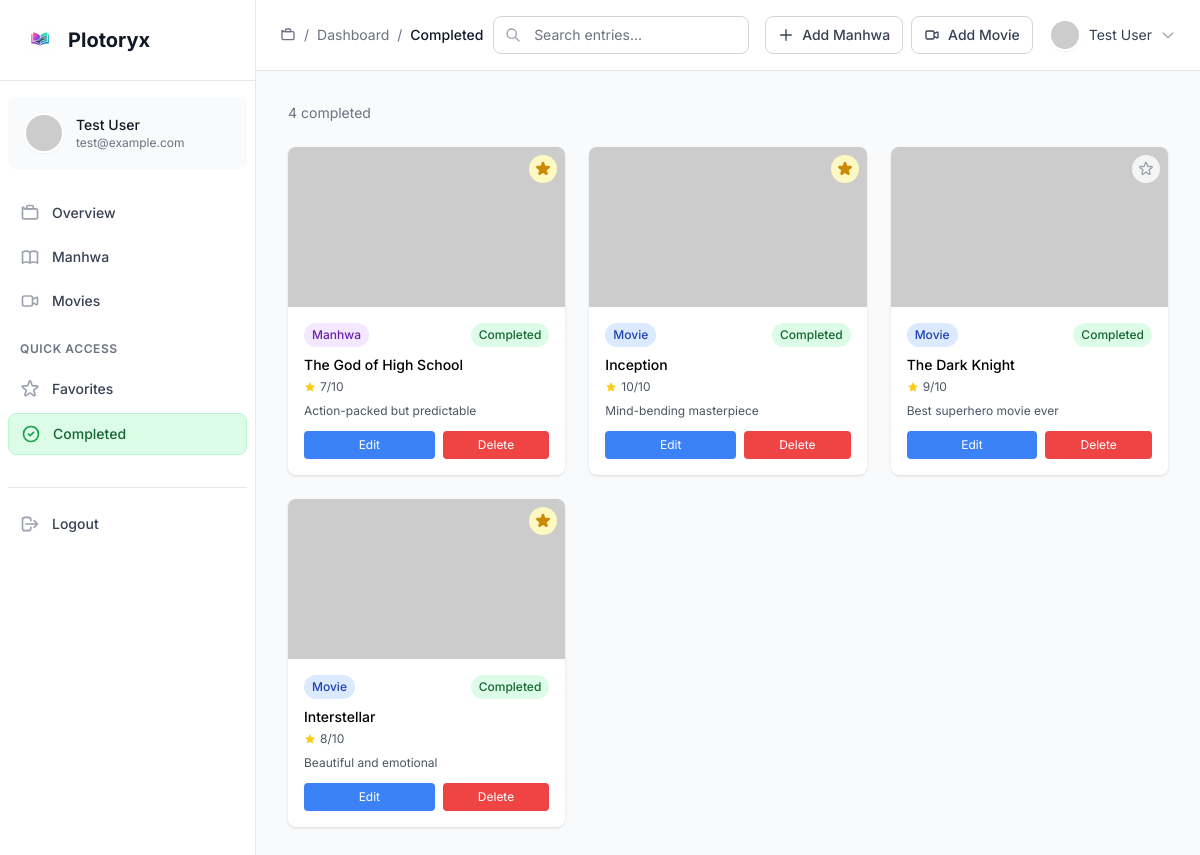
The app's page /dashboard.php?page=completed (signed in) with its own data.
### tables this page shows
CREATE TABLE entries (
    id INT AUTO_INCREMENT PRIMARY KEY,
    user_id INT NOT NULL,
    type ENUM('manhwa', 'movie') NOT NULL,
    title VARCHAR(255) NOT NULL,
    image VARCHAR(255),
    status ENUM('ongoing', 'completed') DEFAULT 'ongoing',
    rating INT CHECK (rating >= 1 AND rating <= 10),
    remarks TEXT,
    favorite BOOLEAN DEFAULT FALSE,
    created_at TIMESTAMP DEFAULT CURRENT_TIMESTAMP,
    FOREIGN KEY (user_id) REFERENCES users(id) ON DELETE CASCADE
);

### pages/completed.php (the view, shortened to what this page needs)
<?php
global $pdo;
$userId = $_SESSION['user_id'];
$query = "SELECT * FROM entries WHERE user_id = ? AND status = 'completed' ORDER BY created_at DESC";
$stmt = $pdo->prepare($query);
$stmt->execute([$userId]);
$entries = $stmt->fetchAll(PDO::FETCH_ASSOC);
?>
<?php if (empty($entries)): ?>
    <div class="text-center py-12">
        <svg class="w-16 h-16 text-gray-300 mx-auto mb-4" fill="none" stroke="currentColor" viewBox="0 0 24 24">
            <path stroke-linecap="round" stroke-linejoin="round" stroke-width="2" d="M9 12l2 2 4-4m6 2a9 9 0 11-18 0 9 9 0 0118 0z"/>
        </svg>
        <h3 class="text-lg font-medium text-gray-900 mb-2">Nothing completed yet</h3>
        <p class="text-gray-500 mb-6">Mark entries as completed to see them here</p>
        <a href="?page=dashboard" class="inline-flex items-center px-4 py-2 bg-gray-900 text-white text-sm font-medium rounded-lg hover:bg-gray-800 transition-colors">
            Browse Content
        </a>
    </div>
<?php else: ?>
    <div class="mb-6 text-sm text-gray-500">
        <?php echo count($entries); ?> completed
    </div>
    <div class="grid grid-cols-1 md:grid-cols-2 lg:grid-cols-3 xl:grid-cols-4 gap-6">
        <?php foreach ($entries as $entry): ?>
            <div class="bg-white rounded-lg shadow overflow-hidden relative group">
                <form method="POST" action="/Plotoryx/toggle_favorite.php" class="absolute top-2 right-2 z-10">
                    <button type="submit" class="p-1.5 rounded-full <?php echo $entry['favorite'] ? 'bg-yellow-100 text-yellow-600 hover:bg-yellow-200' : 'bg-white/80 text-gray-400 hover:text-yellow-600 hover:bg-yellow-50'; ?> transition-colors">
                        <svg class="w-4 h-4" fill="<?php echo $entry['favorite'] ? 'currentColor' : 'none'; ?>" stroke="currentColor" viewBox="0 0 24 24">
                            <path stroke-linecap="round" stroke-linejoin="round" stroke-width="2" d="M11.049 2.927c.3-.921 1.603-.921 1.902 0l1.519 4.674a1 1 0 00.95.69h4.915c.969 0 1.371 1.24.588 1.81l-3.976 2.888a1 1 0 00-.363 1.118l1.518 4.674c.3.922-.755 1.688-1.538 1.118l-3.976-2.888a1 1 0 00-1.176 0l-3.976 2.888c-.783.57-1.838-.197-1.538-1.118l1.518-4.674a1 1 0 00-.363-1.118l-3.976-2.888c-.784-.57-.38-1.81.588-1.81h4.914a1 1 0 00.951-.69l1.519-4.674z"/>
                        </svg>
                    </button>
                </form>
                <img src="<?php echo $entry['image'] ? $entry['image'] : 'https://via.placeholder.com/300x200'; ?>" alt="<?php echo htmlspecialchars($entry['title']); ?>" class="w-full h-40 object-cover">
                <div class="p-4">
                    <div class="flex items-center justify-between mb-2">
                        <span class="inline-flex items-center px-2 py-1 rounded-full text-xs font-medium <?php echo $entry['type'] == 'manhwa' ? 'bg-purple-100 text-purple-800' : 'bg-blue-100 text-blue-800'; ?>">
                            <?php echo ucfirst($entry['type']); ?>
                        </span>
                        <span class="inline-flex items-center px-2 py-1 rounded-full text-xs font-medium bg-green-100 text-green-800">
                            Completed
                        </span>
                    </div>
                    <h3 class="font-medium text-sm mb-1"><?php echo htmlspecialchars($entry['title']); ?></h3>
                    <?php if ($entry['rating']): ?>
                        <div class="flex items-center text-xs text-gray-600">
                            <svg class="w-3 h-3 mr-1 text-yellow-400" fill="currentColor" viewBox="0 0 24 24">
                                <path d="M12 2l3.09 6.26L22 9.27l-5 4.87 1.18 6.88L12 17.77l-6.18 3.25L7 14.14 2 9.27l6.91-1.01L12 2z"/>
                            </svg>
                            <?php echo $entry['rating']; ?>/10
                        </div>
                    <?php endif; ?>
                    <?php if ($entry['remarks']): ?>
                        <p class="text-xs text-gray-600 mt-2"><?php echo htmlspecialchars(substr($entry['remarks'], 0, 40)); ?><?php echo strlen($entry['remarks']) > 40 ? '...' : ''; ?></p>
                    <?php endif; ?>
                    <div class="flex space-x-2 mt-3">
                        <button onclick="openModal(<?php echo $entry['id']; ?>, '<?php echo addslashes($entry['title']); ?>', '<?php echo $entry['status']; ?>', '<?php echo $entry['rating']; ?>', '<?php echo addslashes($entry['remarks']); ?>')" class="flex-1 px-3 py-1.5 text-xs bg-blue-500 text-white rounded hover:bg-blue-600 transition-colors">
                            Edit
                        </button>
                        <form method="POST" action="delete_entry.php" class="flex-1">
                            <button type="submit" class="w-full px-3 py-1.5 text-xs bg-red-500 text-white rounded hover:bg-red-600 transition-colors" onclick="return confirm('Are you sure?')">
                                Delete
                            </button>
                        </form>
                    </div>
                </div>
            </div>
        <?php endforeach; ?>
    </div>
<?php endif; ?>

### dashboard.php (style rules this page uses)
body { font-family: 'Inter', sans-serif; }

### records on screen
entries: favorite 1 (drawn), type "Manhwa", title "The God of High School", rating "7", remarks "Action-packed but predictable"
entries: favorite 1 (drawn), type "Movie", title "Inception", rating "10", remarks "Mind-bending masterpiece"
entries: favorite 0 (drawn), type "Movie", title "The Dark Knight", rating "9", remarks "Best superhero movie ever"
entries: favorite 1 (drawn), type "Movie", title "Interstellar", rating "8", remarks "Beautiful and emotional"

### other values on screen
$user['name'] "Test User"
$user['email'] "test@example.com"
$crumb "Dashboard"
$crumb "Completed"
count($entries) "4"
